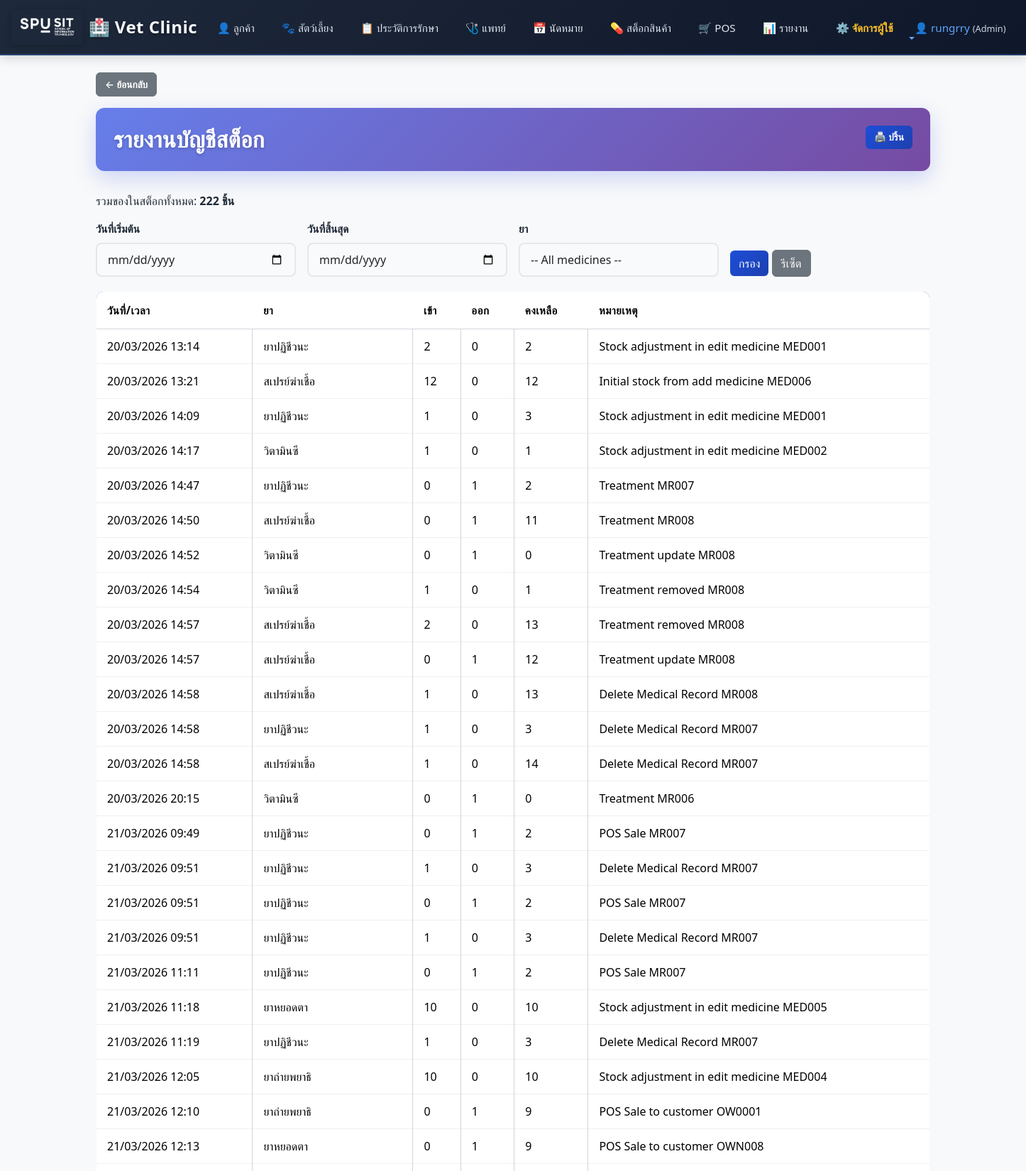
/reports/stock_ledger/ (signed in, upper part), run on the app's committed database.
### myapp/models.py (models this page shows)
class MedicineStockTransaction(models.Model):
    transaction_id = models.AutoField(primary_key=True)
    medicine_id = models.CharField(max_length=6)
    transaction_date = models.DateTimeField(auto_now_add=True)
    quantity_change = models.IntegerField()
    note = models.CharField(max_length=255, blank=True, null=True)
    class Meta:
        managed = True
        db_table = 'Medicine_Stock_Transaction'

class Medicines(models.Model):
    TYPE_CHOICES = [
        ('ยา', 'ยา (Medicines)'),
        ('วัคซีน', 'วัคซีน (Vaccines)'),
        ('อาหารสัตว์', 'อาหารสัตว์ (Pet Food)'),
        ('อาหารเสริม', 'อาหารเสริม (Supplements)'),
        ('ผลิตภัณฑ์ดูแลสัตว์', 'ผลิตภัณฑ์ดูแลสัตว์ (Pet Care)'),
        ('อุปกรณ์สัตว์เลี้ยง', 'อุปกรณ์สัตว์เลี้ยง (Accessories)'),
    ]
    medicine_id = models.CharField(primary_key=True, max_length=6)
    supplier = models.ForeignKey('Suppliers', models.DO_NOTHING)
    medicine_name = models.CharField(max_length=100)
    type = models.CharField(max_length=50, choices=TYPE_CHOICES, blank=True, null=True)
    price = models.DecimalField(max_digits=10, decimal_places=2, blank=True, null=True)
    class Meta:
        managed = True
        db_table = 'Medicines'

### myapp/views.py (the view, shortened to what this page needs)
# urls.py: path('reports/stock_ledger/', views.report_stock_ledger, name='report_stock_ledger'),
@login_required
def report_stock_ledger(request):
    start_date_str = request.GET.get('start_date', '').strip()
    end_date_str = request.GET.get('end_date', '').strip()
    medicine_id = request.GET.get('medicine')
    reconcile_stock_from_transactions()
    txns = MedicineStockTransaction.objects.all().order_by('transaction_date')
    if medicine_id:
        txns = txns.filter(medicine_id=medicine_id)
    medicines = Medicines.objects.all()
    ledger = []
    balance_by_med = {}
    total_inbound = 0
    total_outbound = 0
    medicine_names = {m.medicine_id: m.medicine_name for m in medicines}
    for t in txns.order_by('transaction_date'):
        mid = t.medicine_id
        balance_by_med[mid] = balance_by_med.get(mid, 0) + (t.quantity_change or 0)
        inbound = t.quantity_change if t.quantity_change > 0 else 0
        outbound = abs(t.quantity_change) if t.quantity_change < 0 else 0
        total_inbound += inbound
        total_outbound += outbound
        ledger.append({
            'date': t.transaction_date,
            'medicine': medicine_names.get(mid, mid),
            'inbound': inbound,
            'outbound': outbound,
            'balance': balance_by_med[mid],
            'note': t.note
        })
    current_balance_rows = []
    reconcile_stock_from_transactions()
    for stock in MedicineStock.objects.select_related('medicine').all():
        current_balance_rows.append({
            'medicine': stock.medicine.medicine_name,
            'qty': stock.quantity or 0
        })
    current_total_stock = MedicineStock.objects.aggregate(total=Sum('quantity'))['total'] or 0
    return render(request, 'report_stock_ledger.html', {
        'ledger': ledger,
        'medicines': medicines,
        'start_date': start_date_str,
        'end_date': end_date_str,
        'medicine_id': medicine_id,
        'current_balance_rows': current_balance_rows,
        'total_inbound': total_inbound,
        'total_outbound': total_outbound,
        'total_stock': current_total_stock,
    })

### myapp/context_processors.py (called while the page is built, shortened)
def user_role(request):
    role = None
    if request.user.is_authenticated:
        if request.user.is_superuser:
            role = 'admin'
    return {'user_role': role}

### myapp/views.py (called while the page is built)
def reconcile_stock_from_transactions():
    tx_sums = MedicineStockTransaction.objects.values('medicine_id').annotate(total=Sum('quantity_change'))
    for row in tx_sums:
        med_id = row['medicine_id']
        qty = row['total'] or 0
        stock = MedicineStock.objects.filter(medicine_id=med_id).first()
        if stock:
            if stock.quantity != qty:
                stock.quantity = qty
                stock.save()
        else:
            MedicineStock.objects.create(
                stock_id=str(uuid.uuid4())[:6],
                medicine_id=med_id,
                quantity=qty
            )

### myapp/templates/report_stock_ledger.html (shortened to what this page needs)
{% extends 'base.html' %}
{% block content %}
<h2 class="page-title">รายงานบัญชีสต็อก <button class="btn btn-primary btn-sm d-print-none" onclick="window.print()" style="float: right;">🖨️ ปริ้น</button></h2>
<p>รวมของในสต็อกทั้งหมด: <strong>{{ total_stock|default:0 }} ชิ้น</strong></p>
<form method="get" class="row g-3 mb-3 d-print-none">
    <div class="col-md-3">
        <label class="form-label">วันที่เริ่มต้น</label>
        <input type="date" name="start_date" value="{{ start_date }}" class="form-control" />
    </div>
    <div class="col-md-3">
        <label class="form-label">วันที่สิ้นสุด</label>
        <input type="date" name="end_date" value="{{ end_date }}" class="form-control" />
    </div>
    <div class="col-md-3">
        <label class="form-label">ยา</label>
        <select class="form-control" name="medicine">
            <option value="">-- All medicines --</option>
        </select>
    </div>
    <div class="col-md-3 align-self-end">
        <button class="btn btn-primary">กรอง</button>
        <a class="btn btn-secondary" href="{% url 'report_stock_ledger' %}">รีเซ็ต</a>
    </div>
</form>
<table class="table table-bordered">
<thead>
    <tr>
        <th>วันที่/เวลา</th>
        <th>ยา</th>
        <th>เข้า</th>
        <th>ออก</th>
        <th>คงเหลือ</th>
        <th>หมายเหตุ</th>
    </tr>
</thead>
<tbody>
    {% for row in ledger %}
    <tr>
        <td>{{ row.date|date:'d/m/Y H:i' }}</td>
        <td>{{ row.medicine }}</td>
        <td>{{ row.inbound }}</td>
        <td>{{ row.outbound }}</td>
        <td>{{ row.balance }}</td>
        <td>{{ row.note }}</td>
    </tr>
    {% empty %}
    <tr>
        <td colspan="6" class="text-center">ไม่พบรายการในบัญชีสต็อก</td>
    </tr>
    {% endfor %}
</tbody>
</table>
{% endblock %}

### myapp/templates/base.html (shortened to what this page needs)
<!DOCTYPE html>
<html>
<head>
    {% load static %}
    <link href="https://cdn.jsdelivr.net/npm/bootstrap@5.3.2/dist/css/bootstrap.min.css" rel="stylesheet">
    <link rel="stylesheet" href="{% static 'css/style.css' %}">
</head>
<body class="bg-light">
<nav class="navbar navbar-expand-lg navbar-dark" style="background: linear-gradient(135deg, #1e293b 0%, #0f172a 100%); border-bottom: 2px solid rgba(59, 130, 246, 0.3); box-shadow: 0 4px 15px rgba(0, 0, 0, 0.15);">
<div class="container">
<a class="navbar-brand" href="/">
    <img src="/media/Logo%20SPU%20SIT_White.png" alt="True Friend Vet Clinic Logo">
    <span>🏥 Vet Clinic</span>
</a>
<div class="collapse navbar-collapse" id="mainNav">
<ul class="navbar-nav me-auto mb-2 mb-lg-0">
<li class="nav-item"><a class="nav-link" href="/owners">👤 ลูกค้า</a></li>
<li class="nav-item"><a class="nav-link" href="/pets">🐾 สัตว์เลี้ยง</a></li>
<li class="nav-item"><a class="nav-link" href="/medical_records">📋 ประวัติการรักษา</a></li>
<li class="nav-item"><a class="nav-link" href="/vets">🩺 แพทย์</a></li>
<li class="nav-item"><a class="nav-link" href="/appointments">📅 นัดหมาย</a></li>
<li class="nav-item"><a class="nav-link" href="/medicines">💊 สต็อกสินค้า</a></li>
<li class="nav-item"><a class="nav-link" href="/pos">🛒 POS</a></li>
<li class="nav-item"><a class="nav-link" href="/reports">📊 รายงาน</a></li>
{% if user.is_superuser or user.is_staff %}
<li class="nav-item"><a class="nav-link" href="{% url 'user_list' %}" style="color: #fbbf24 !important; font-weight: bold;">⚙️ จัดการผู้ใช้</a></li>
{% endif %}
</ul>
<ul class="navbar-nav ms-auto">
<li class="nav-item dropdown">
<a class="nav-link dropdown-toggle" href="#" id="userDropdown" role="button" data-bs-toggle="dropdown" aria-expanded="false" style="color: #60a5fa !important;">
👤 {{ user.username }}
{% if user_role %}
  <span style="font-size:0.8rem; color: #cbd5e1;">({{ user_role|title }})</span>
{% endif %}
</a>
</li>
</ul>
</div>
</div>
</nav>
<div class="container mt-4">
{% if 'report_' in request.resolver_match.url_name %}
<a href="/reports" class="btn btn-secondary btn-sm mb-3 d-print-none">← ย้อนกลับ</a>
{% endif %}
{% block content %}
{% endblock %}
</div>
</body>
</html>

### myapp/static/css/style.css (style rules this page uses)
body { background: #f5f7fb; color: #1f2937; }
.card, .table { border-radius: 0.65rem; }
.page-title { font-weight: 700; letter-spacing: 0.2px; }
.form-label { font-weight: 600; }
.btn-primary { background-color: #2b6cb0; border-color: #2b6cb0; }
.table thead { background: #2b6cb0; color: #fff; }
.navbar-nav .nav-link { color: #e2e8f0 !important; margin-right: 0.4rem; }
.navbar-brand { color: #f8fafc !important; font-weight: 700; letter-spacing: 0.4px; }
.btn-primary { background-color: #1d4ed8; border-color: #1d4ed8; }
body { animation: fadeInBody 0.5s ease-in-out; }
.btn { transition: all 0.3s cubic-bezier(0.34, 1.56, 0.64, 1); position: relative; overflow: hidden; }
.btn::before { content: ''; position: absolute; top: 50%; left: 50%; width: 0; height: 0; border-radius: 50%; background: rgba(255, 255, 255, 0.3); transform: translate(-50%, -50%); transition: width 0.6s, height 0.6s; pointer-events: none; }
.btn-primary { background: linear-gradient(135deg, #1d4ed8, #1e40af) !important; border: none; }
.form-control, .form-select { transition: all 0.3s ease; border: 2px solid #e5e7eb; background-color: #fafbfc; }
.form-control::placeholder { color: #9ca3af; font-weight: 500; }
a { transition: all 0.2s ease; }
.table { transition: all 0.3s ease; }
.table tbody tr { transition: all 0.2s ease; border-bottom: 1px solid #f0f0f0; }
.navbar { background: linear-gradient(135deg, #1e293b, #0f172a) !important; box-shadow: 0 4px 15px rgba(0, 0, 0, 0.1); animation: slideInNavbar 0.5s ease-out; }
.navbar-nav .nav-link { transition: all 0.3s ease !important; position: relative; padding-bottom: 5px !important; }
.navbar-nav .nav-link::after { content: ''; position: absolute; bottom: 0; left: 0; width: 0; height: 2px; background: linear-gradient(90deg, #3b82f6, #60a5fa); transition: width 0.3s ease; }
.page-title { background: linear-gradient(135deg, #667eea 0%, #764ba2 100%); color: white; padding: 25px; border-radius: 12px; margin-bottom: 30px; font-size: 2rem; font-weight: 700; text-shadow: 0 2px 4px rgba(0,0,0,0.2); box-shadow: 0 10px 30px rgba(102, 126, 234, 0.3); }
h2, h3, h4 { color: #1f2937; font-weight: 700; margin-bottom: 15px; }
.table { margin-top: 20px; border-radius: 0.65rem; overflow: hidden; }
.table thead { background: linear-gradient(135deg, #667eea 0%, #764ba2 100%); color: white; font-weight: 600; }
.table thead th { border: none; padding: 15px; font-size: 0.95rem; text-transform: uppercase; letter-spacing: 0.5px; }
.table tbody td { vertical-align: middle; padding: 12px 15px; border-color: #e5e7eb; }
.table tbody tr { transition: all 0.2s ease; }
.table tbody tr:nth-child(odd) { background-color: #fafbff; }
.table.table-bordered { border: 1px solid #d1d5db; }
.table.table-bordered td, .table.table-bordered th { border-color: #d1d5db; }
.btn-sm { padding: 6px 12px; font-size: 0.85rem; border-radius: 6px; font-weight: 600; transition: all 0.2s ease; }
.mb-3 { margin-bottom: 20px; }
.form-label { display: block; margin-bottom: 8px; font-weight: 600; color: #1f2937; font-size: 0.95rem; }
.form-control, .form-select { border: 2px solid #e5e7eb; border-radius: 8px; padding: 10px 15px; font-size: 1rem; transition: all 0.3s ease; background-color: #f9fafb; }
.form-control::placeholder { color: #9ca3af; }

### myapp/templates/base.html (style rules this page uses)
.navbar-brand { display: inline-flex; align-items: center; gap: 0.5rem; font-size: 1.5rem; font-weight: 700; letter-spacing: 0.5px; text-shadow: 0 2px 4px rgba(0, 0, 0, 0.3); animation: glow 2s ease-in-out infinite; }
.navbar-brand img { max-height: 50px; width: auto; border-radius: 0.35rem; box-shadow: 0 2px 8px rgba(0, 0, 0, 0.2); }
.container { max-width: 1200px; }
.navbar .container { max-width: 100%; width: 100%; padding-left: 1rem; padding-right: 1rem; }
.navbar-nav { gap: 0.5rem; }
.nav-link { white-space: nowrap; font-size: 0.95rem; padding: 0.5rem 0.75rem !important; }

### data on the page
MedicineStockTransaction: date "20/03/2026 13:14", note "Stock adjustment in edit medicine MED001"
Medicines: medicine "ยาปฏิชีวนะ" "ยาปฏิชีวนะ" "ยาปฏิชีวนะ" "ยาปฏิชีวนะ" "ยาปฏิชีวนะ" "ยาปฏิชีวนะ" "ยาปฏิชีวนะ" "ยาปฏิชีวนะ" "ยาปฏิชีวนะ" "ยาปฏิชีวนะ"
MedicineStockTransaction: date "20/03/2026 13:21", note "Initial stock from add medicine MED006"
Medicines: medicine "สเปรย์ฆ่าเชื้อ" "สเปรย์ฆ่าเชื้อ" "สเปรย์ฆ่าเชื้อ" "สเปรย์ฆ่าเชื้อ" "สเปรย์ฆ่าเชื้อ" "สเปรย์ฆ่าเชื้อ"
MedicineStockTransaction: date "20/03/2026 14:09", note "Stock adjustment in edit medicine MED001"
MedicineStockTransaction: date "20/03/2026 14:17", note "Stock adjustment in edit medicine MED002"
Medicines: medicine "วิตามินซี" "วิตามินซี" "วิตามินซี" "วิตามินซี"
MedicineStockTransaction: date "20/03/2026 14:47", note "Treatment MR007"
MedicineStockTransaction: date "20/03/2026 14:50", note "Treatment MR008"
MedicineStockTransaction: date "20/03/2026 14:52", note "Treatment update MR008"
MedicineStockTransaction: date "20/03/2026 14:54", note "Treatment removed MR008"
MedicineStockTransaction: date "20/03/2026 14:57", note "Treatment removed MR008"
MedicineStockTransaction: date "20/03/2026 14:57", note "Treatment update MR008"
MedicineStockTransaction: date "20/03/2026 14:58", note "Delete Medical Record MR008"
MedicineStockTransaction: date "20/03/2026 14:58", note "Delete Medical Record MR007"
MedicineStockTransaction: date "20/03/2026 14:58", note "Delete Medical Record MR007"
MedicineStockTransaction: date "20/03/2026 20:15", note "Treatment MR006"
MedicineStockTransaction: date "21/03/2026 09:49", note "POS Sale MR007"
MedicineStockTransaction: date "21/03/2026 09:51", note "Delete Medical Record MR007"
MedicineStockTransaction: date "21/03/2026 09:51", note "POS Sale MR007"
MedicineStockTransaction: date "21/03/2026 09:51", note "Delete Medical Record MR007"
MedicineStockTransaction: date "21/03/2026 11:11", note "POS Sale MR007"
MedicineStockTransaction: date "21/03/2026 11:18", note "Stock adjustment in edit medicine MED005"
Medicines: medicine "ยาหยอดตา" "ยาหยอดตา"
MedicineStockTransaction: date "21/03/2026 11:19", note "Delete Medical Record MR007"
MedicineStockTransaction: date "21/03/2026 12:05", note "Stock adjustment in edit medicine MED004"
Medicines: medicine "ยาถ่ายพยาธิ" "ยาถ่ายพยาธิ"
MedicineStockTransaction: date "21/03/2026 12:10", note "POS Sale to customer OW0001"
MedicineStockTransaction: date "21/03/2026 12:13", note "POS Sale to customer OWN008"

### other printed values
{{ user.username }} "rungrry"
{{ user_role|title }} "Admin"
{{ total_stock|default:0 }} "222"
{{ row.inbound }} "2" "12" "1" "1" "0" "0" "0" "1" "2" "0" "1" "1" "1" "0" "0" "1" "0" "1" "0" "10" "1" "10" "0" "0"
{{ row.outbound }} "0" "0" "0" "0" "1" "1" "1" "0" "0" "1" "0" "0" "0" "1" "1" "0" "1" "0" "1" "0" "0" "0" "1" "1"
{{ row.balance }} "2" "12" "3" "1" "2" "11" "0" "1" "13" "12" "13" "3" "14" "0" "2" "3" "2" "3" "2" "10" "3" "10" "9" "9"
